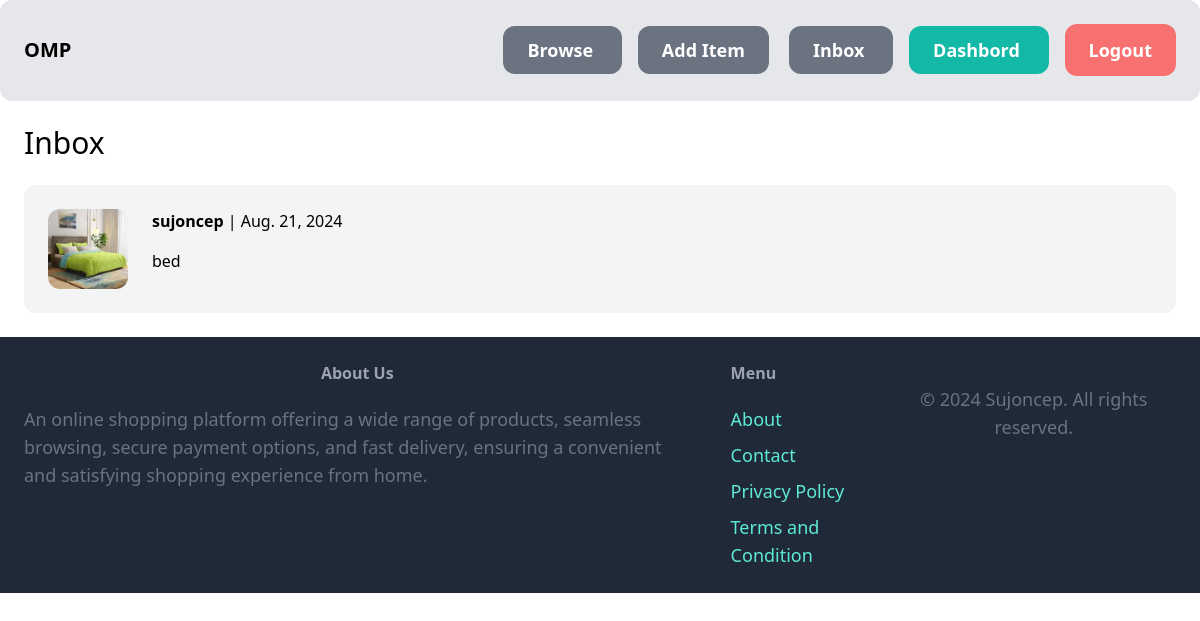
The page /inbox/ (signed in) on the database its author committed.
### conversation/models.py (models this page shows)
class Conversation(models.Model):
    item = models.ForeignKey(Item, related_name='conversation', on_delete=models.CASCADE)
    members = models.ManyToManyField(User, related_name='conversation')
    created_at = models.DateField(auto_now_add=True)
    modified_at = models.DateField(auto_now=True)
    class Meta:
        ordering = ('-modified_at',)

### item/models.py (models this page shows, shortened)
class Item(models.Model):
    category = models.ForeignKey(
        Category, related_name='items', on_delete=models.CASCADE)
    name = models.CharField(max_length=255)
    description = models.TextField(blank=True, null=True)
    price = models.FloatField()
    image = models.ImageField(upload_to='item_images', blank=True, null=True)
    is_sold = models.BooleanField(default=False)
    created_by = models.ForeignKey(
        User, related_name='items', on_delete=models.CASCADE)
    created_at = models.DateField(auto_now_add=True)

### conversation/views.py (the view)
# urls.py: path('', views.inbox, name='inbox'),
@login_required
def inbox(request):
    conversations = Conversation.objects.filter(members__in=[request.user.id])
    return render(request, 'conversation/inbox.html', {
        'conversations': conversations
    })

### conversation/templates/conversation/inbox.html (shortened to what this page needs)
{% extends 'market/base.html' %}
{% block content %}
<h1 class="mb-6 text-3xl">Inbox</h1>
<div class="space-y-6">
    {% for conversation in conversations %}
        <a href="{% url 'conversation:detail' conversation.id %}">
            <div class="p-6 flex bg-gray-100 rounded-xl">
                <div class="pr-6">
                    <img src="{{ conversation.item.image.url }}" class="w-20 rounded-xl">
                </div>
                <div>
                    {% for member in conversation.members.all %}
                        {% if member != request.user %}
                            <p class="mb-4"><strong>{{ member.username }}</strong> | {{ conversation.modified_at }}</p>
                            <p>{{ conversation.item.name }}</p>
                        {% endif %}
                    {% endfor %}
                </div>
            </div>
        </a>
    {% endfor %}
</div>
{% endblock %}

### rows shown on the page
Conversation: item.image (picture), modified_at "Aug. 21, 2024", item.name "bed"

### other values the page prints
{{ member.username }} "sujoncep"
